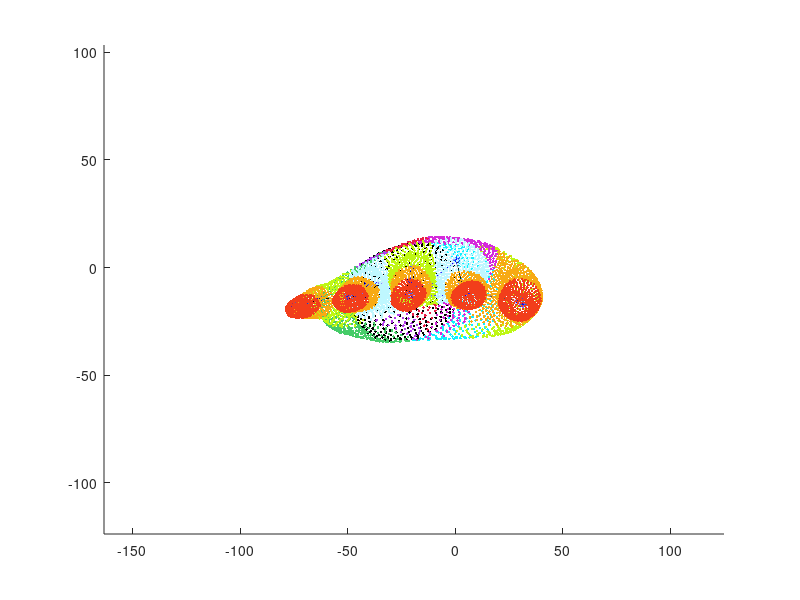
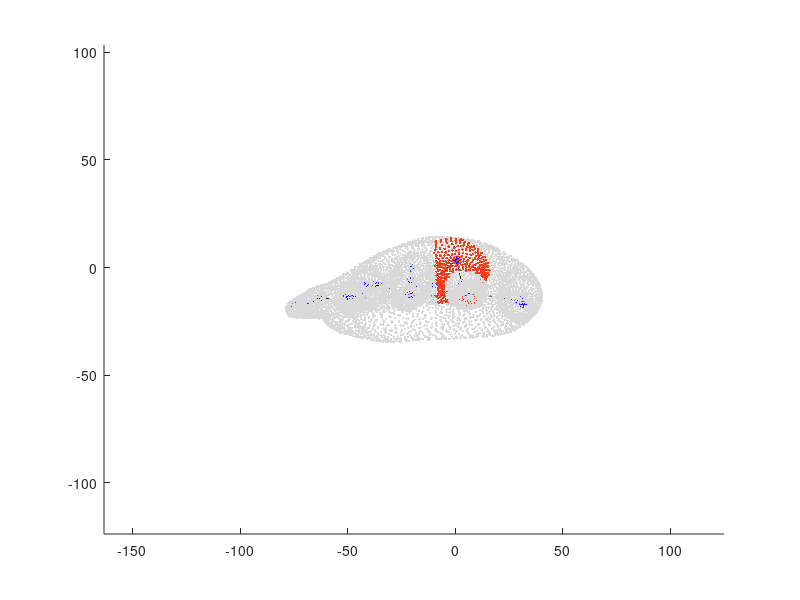

The MATLAB source for these figures, in order:
clc; clear all;
addpath functions;
addpath(genpath('external'));
load('sg_mesh.mat');
centers = sg_mesh.centers; v_segment = sg_mesh.assignment; V = sg_mesh.vertices; F = sg_mesh.faces;
S = sg_mesh.bonestructure;

Sg1 = sg_mesh.segment.Sg1;Sg2 = sg_mesh.segment.Sg2;Sg3 = sg_mesh.segment.Sg3;Sg4 = sg_mesh.segment.Sg4;Sg5 = sg_mesh.segment.Sg5;Sg6 = sg_mesh.segment.Sg6;Sg7 = sg_mesh.segment.Sg7;Sg8 = sg_mesh.segment.Sg8;
Sg9 = sg_mesh.segment.Sg9;Sg10 = sg_mesh.segment.Sg10;Sg11 = sg_mesh.segment.Sg11;Sg12 = sg_mesh.segment.Sg12;Sg13 = sg_mesh.segment.Sg13;Sg14 = sg_mesh.segment.Sg14;Sg15 = sg_mesh.segment.Sg15;
Sg16 = sg_mesh.segment.Sg16; Sg17 = sg_mesh.segment.Sg17; Sg18 = sg_mesh.segment.Sg18; Sg19 = sg_mesh.segment.Sg19; Sg20 = sg_mesh.segment.Sg20; Sg21 = sg_mesh.segment.Sg21;

%% Visualization mesh
A = centers;
figure()
hold on
axis equal
scatter3(Sg1(:,1),Sg1(:,2),Sg1(:,3),'.', 'MarkerEdgeColor',[16/255, 241/255, 255/255])
scatter3(Sg2(:,1),Sg2(:,2),Sg2(:,3),'.', 'MarkerEdgeColor',[213/255, 42/255, 219/255])
scatter3(Sg3(:,1),Sg3(:,2),Sg3(:,3),'.', 'MarkerEdgeColor',[233/255, 30/255, 68/255])
scatter3(Sg4(:,1),Sg4(:,2),Sg4(:,3),'.', 'MarkerEdgeColor',[179/255, 59/255, 235/255])
scatter3(Sg5(:,1),Sg5(:,2),Sg5(:,3),'.', 'MarkerEdgeColor',[69/255, 204/255, 104/255])
scatter3(Sg6(:,1),Sg6(:,2),Sg6(:,3),'.', 'MarkerEdgeColor',[191/255, 247/255, 20/255])
scatter3(Sg7(:,1),Sg7(:,2),Sg7(:,3),'.', 'MarkerEdgeColor',[247/255, 170/255, 20/255])
scatter3(Sg8(:,1),Sg8(:,2),Sg8(:,3),'.', 'MarkerEdgeColor',[242/255, 62/255, 27/255])
scatter3(Sg9(:,1),Sg9(:,2),Sg9(:,3),'.', 'MarkerEdgeColor',[191/255, 247/255, 255/255])
scatter3(Sg10(:,1),Sg10(:,2),Sg10(:,3),'.', 'MarkerEdgeColor',[247/255, 170/255, 20/255])
scatter3(Sg11(:,1),Sg11(:,2),Sg11(:,3),'.', 'MarkerEdgeColor',[242/255, 62/255, 27/255])
scatter3(Sg12(:,1),Sg12(:,2),Sg12(:,3),'.', 'MarkerEdgeColor',[191/255, 247/255, 20/255])
scatter3(Sg13(:,1),Sg13(:,2),Sg13(:,3),'.', 'MarkerEdgeColor',[247/255, 170/255, 20/255])
scatter3(Sg14(:,1),Sg14(:,2),Sg14(:,3),'.', 'MarkerEdgeColor',[242/255, 62/255, 27/255])
scatter3(Sg15(:,1),Sg15(:,2),Sg15(:,3),'.', 'MarkerEdgeColor',[191/255, 247/255, 255/255])
scatter3(Sg16(:,1),Sg16(:,2),Sg16(:,3),'.', 'MarkerEdgeColor',[247/255, 170/255, 20/255])
scatter3(Sg17(:,1),Sg17(:,2),Sg17(:,3),'.', 'MarkerEdgeColor',[242/255, 62/255, 27/255])
scatter3(Sg18(:,1),Sg18(:,2),Sg18(:,3),'.', 'MarkerEdgeColor',[191/255, 247/255, 20/255])
scatter3(Sg19(:,1),Sg19(:,2),Sg19(:,3),'.', 'MarkerEdgeColor',[247/255, 170/255, 20/255])
scatter3(Sg20(:,1),Sg20(:,2),Sg20(:,3),'.', 'MarkerEdgeColor',[242/255, 62/255, 27/255])
scatter3(Sg21(:,1),Sg21(:,2),Sg21(:,3),'.', 'MarkerEdgeColor',[0, 0, 0])
plot3(A(:,1),A(:,2),A(:,3),'b*')
plot3(A(1:4,1), A(1:4,2), A(1:4,3),'k-')
plot3(A(5:8,1), A(5:8,2), A(5:8,3),'k-')
plot3(A(9:12,1), A(9:12,2), A(9:12,3),'k-')
plot3(A(13:16,1), A(13:16,2), A(13:16,3),'k-')
plot3(A(17:20,1), A(17:20,2), A(17:20,3),'k-')
plot3(A([4 22],1),A([4 22],2),A([4 22],3),'b-')
plot3(A([8 22],1),A([8 22],2),A([8 22],3),'b-')
plot3(A([12 22],1),A([12 22],2),A([12 22],3),'b-')
plot3(A([16 22],1),A([16 22],2),A([16 22],3),'b-')
plot3(A([20 22],1),A([20 22],2),A([20 22],3),'b-')
plot3(A([22 27],1),A([22 27],2),A([22 27],3),'k-')
%scatter3(V(:,1),V(:,2),V(:,3),'.', 'MarkerEdgeColor',[217/255, 217/255, 217/255])
hold off

%% vertex id finder % drawer

pick = [7.2863 -13.8959 40.9572]

t = zeros(size(V,1),2); 
for i = 1:size(V,1)
    t(i,1) = i;
    t(i,2) = norm(V(i,1:3)-pick);
end 
mindist_pt = min(t(:,2));
[vertexIdx ,col] = find(t(:,2) == mindist_pt);
main_segment = v_segment(vertexIdx);
fprintf('VertexIdx = %.0f, Current segment = %.0f\n',vertexIdx, main_segment)

if main_segment == 1
    SgV = Sg1;
    jna = centers(22,:);
    jnb = centers(20,:);
    jna_p = centers(27,:);
    wc_t = [22; 27];
elseif main_segment == 2
    SgV = Sg2;
    jna = centers(22,:);
    jnb = centers(20,:);
    jna_p = centers(27,:);
    wc_t = [22; 27];
elseif main_segment == 3
    SgV = Sg3;
    jna = centers(22,:);
    jnb = centers(20,:);
    jna_p = centers(27,:);
    wc_t = [22; 27];
elseif main_segment == 4
    SgV = Sg4;
    jna = centers(22,:);
    jnb = centers(20,:);
    jna_p = centers(27,:);
    wc_t = [22; 27];
elseif main_segment == 5
    SgV = Sg5;
    jna = centers(22,:);
    jnb = centers(20,:);
    jna_p = centers(27,:);
    wc_t = [22; 27];
elseif main_segment == 6
    SgV = Sg6;
    jna = centers(20,:);
    jnb = centers(19,:);
    jna_p = centers(22,:);
    wc_t = [20; 22];
elseif main_segment == 7
    SgV = Sg7;
    jna = centers(19,:);
    jnb = centers(18,:);
    jna_p = centers(20,:);
    wc_t = [19; 20];
elseif main_segment == 8 % thumb tip
    SgV = Sg8;
    jna = centers(18,:);
    jnb = centers(17,:);
    jna_p = centers(19,:);
    wc_t = [18; 19];
elseif main_segment == 9
    SgV = Sg9;
    jna = centers(16,:);
    jnb = centers(15,:);
    jna_p = centers(22,:);
    wc_t = [16; 22];
elseif main_segment == 10
    SgV = Sg10;
    jna = centers(15,:);
    jnb = centers(14,:);
    jna_p = centers(16,:);
    wc_t = [15; 16];
elseif main_segment == 11
    SgV = Sg11;
    jna = centers(14,:);
    jnb = centers(13,:);
    jna_p = centers(25,:);
    wc_t = [14; 25];
elseif main_segment == 12
    SgV = Sg12;
    jna = centers(12,:);
    jnb = centers(11,:);
    jna_p = centers(22,:);
    wc_t = [12; 22];
elseif main_segment == 13
    SgV = Sg13;
    jna = centers(11,:);
    jnb = centers(10,:);
    jna_p = centers(12,:);
    wc_t = [11; 12];
elseif main_segment == 14
    SgV = Sg14;
    jna = centers(10,:);
    jnb = centers(9,:);
    jna_p = centers(11,:);
    wc_t = [10; 11];
elseif main_segment == 15
    SgV = Sg15;
    jna = centers(8,:);
    jnb = centers(7,:);
    jna_p = centers(22,:);
    wc_t = [8; 22];
elseif main_segment == 16
    SgV = Sg16;
    jna = centers(7,:);
    jnb = centers(6,:);
    jna_p = centers(8,:);
    wc_t = [7; 8];
elseif main_segment == 17
    SgV = Sg17;
    jna = centers(6,:);
    jnb = centers(5,:);
    jna_p = centers(7,:);
    wc_t = [6; 7];
elseif main_segment == 18
    SgV = Sg18;
    jna = centers(4,:);
    jnb = centers(3,:);
    jna_p = centers(22,:);
    wc_t = [4; 22];
elseif main_segment == 19
    SgV = Sg19;
    jna = centers(3,:);
    jnb = centers(2,:);
    jna_p = centers(4,:);
    wc_t = [3; 4];
elseif main_segment == 20
    SgV = Sg20;
    jna = centers(2,:);
    jnb = centers(1,:);
    jna_p = centers(3,:);
    wc_t = [2; 3];
elseif main_segment == 21
    SgV = Sg21;
    jna = centers(27,:);
    jnb = centers(22,:);
    wc_t = [27];
else
    SgV = [];
end


% delta 1 calculation
vt = V(vertexIdx,:);
vt_jna = vt - jna;
jnb_jna = jnb - jna;
delta = dot(vt_jna,jnb_jna)/ (norm(jnb-jna))^2;
x = delta;

a =1; c = 0.25;
weight = a*exp(-((x-0.5)^2)/(2*c^2));

% delta 2 calculation


figure() % point cloud 3D plotting
hold on
axis equal
plot3(A(:,1),A(:,2),A(:,3),'b*') % CoR plotting
% Link between CoRs
plot3(A(:,1),A(:,2),A(:,3),'b*')
plot3(A(1:4,1), A(1:4,2), A(1:4,3),'k-')
plot3(A(5:8,1), A(5:8,2), A(5:8,3),'k-')
plot3(A(9:12,1), A(9:12,2), A(9:12,3),'k-')
plot3(A(13:16,1), A(13:16,2), A(13:16,3),'k-')
plot3(A(17:20,1), A(17:20,2), A(17:20,3),'k-')
plot3(A([4 22],1),A([4 22],2),A([4 22],3),'b-')
plot3(A([8 22],1),A([8 22],2),A([8 22],3),'b-')
plot3(A([12 22],1),A([12 22],2),A([12 22],3),'b-')
plot3(A([16 22],1),A([16 22],2),A([16 22],3),'b-')
plot3(A([20 22],1),A([20 22],2),A([20 22],3),'b-')
plot3(A([22 27],1),A([22 27],2),A([22 27],3),'k-')
scatter3(V(:,1),V(:,2),V(:,3),'.', 'MarkerEdgeColor',[217/255, 217/255, 217/255])
scatter3(V(vertexIdx,1),V(vertexIdx,2),V(vertexIdx,3), 'o', 'MarkerEdgeColor',[255/255, 0/255, 0/255])
scatter3(A(wc_t(:,1),1),A(wc_t(:,1),2),A(wc_t(:,1),3), 'o', 'MarkerEdgeColor',[255/255, 0/255, 0/255])
scatter3(SgV(:,1),SgV(:,2),SgV(:,3),'.', 'MarkerEdgeColor',[242/255, 62/255, 27/255])
hold off

%%
% function, initial parameter setting
a = 1.3; c = 0.25;
fx = a*exp(-((x-0.5)^2)/(2*c^2));

W = zeros(size(V,1),21);

vertexIdx = 1;

% main influence joint = jna of assigned segment

